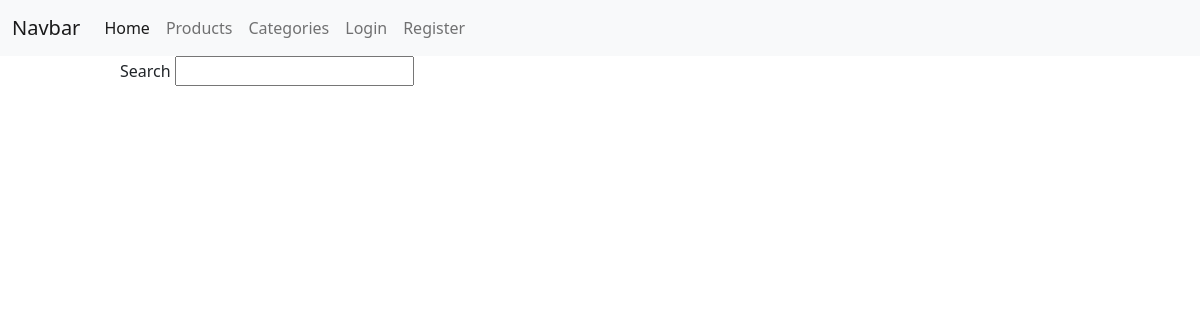
Before: /products/ with the older database file.
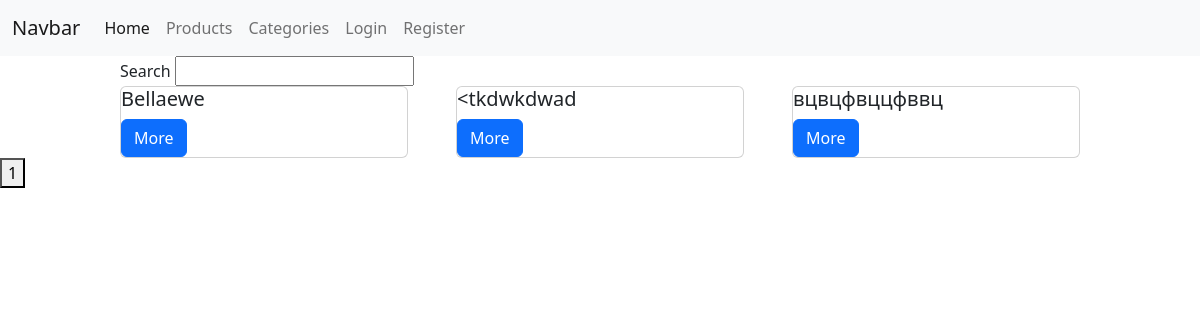
After: the same page with the newer database file.
### products/models.py (models this page shows, shortened)
class Product(models.Model):
    author = models.ForeignKey(User, on_delete=models.CASCADE, null=True)
    image = models.ImageField()
    title = models.CharField(max_length=180)
    price = models.IntegerField(default=1)
    colour = models.CharField(max_length=20)
    characteristics = models.TextField()
    description = models.TextField()
    categories = models.ManyToManyField(Category)

### products/views.py (the view)
# urls.py: path('products/', products_view),
def products_view(request):
    if request.method == 'GET':
        category_id = request.GET.get('category_id')
        search_text = request.GET.get('search')
        page = int(request.GET.get('page', 1))
        if category_id:
            products = Product.objects.filter(categories__in=[category_id])
        else:
            products = Product.objects.all()
        if search_text:
            products = products.filter(title__icontains=search_text)
        products = [{
            'id': product.id,
            'image': product.image,
            'title': product.title,
            'price': product.price,
            'colour': product.colour,
            'characteristics': product.characteristics,
            'descriptions': product.description,
            'categories': product.categories.all()
        }for product in products]
        max_page = round(products.__len__() / PAGINATION_LIMIT)
        posts = products[PAGINATION_LIMIT * (page-1):PAGINATION_LIMIT * page]
        data = {
            'products': products,
            'user': get_user_from_request(request),
            'max_page': range(1, max_page + 1)
        }
        return render(request, 'products/products.html', context=data)

### users/utils.py (called while the page is built)
def get_user_from_request(request):
    return request.user if not request.user.is_anonymous else None

### templates/products/products.html (shortened to what this page needs)
{% extends 'layouts/main.html' %}
{% block content %}
    <div class="search">
        <form action="/products/" method="get">
            <span>Search</span>
            <input type="text" name="search" value="">
        </form>
    </div>
    <div class="products">
    {% for product in products %}
        <div class="card" style="width: 18rem;">
            <div class="card_body">
                <h5 class="card-title">{{ product.title }}</h5>
                <a href="/products/{{ product.id }}/" class="btn btn-primary">More</a>
            </div>
        </div>
    {% endfor %}
    </div>
    <div>
        {% for page in max_page %}
            <a href="/products/?page={{ page }}">
                <button>{{ page }}</button>
            </a>
        {% endfor %}
    </div>
{% endblock %}

Changed rows visible on the page:
added Product: title "Bellaewe"
added Product: title "<tkdwkdwad"
added Product: title "вцвцфвццфввц"
Other visible differences:
new list line: "More"
new list line: "1"
